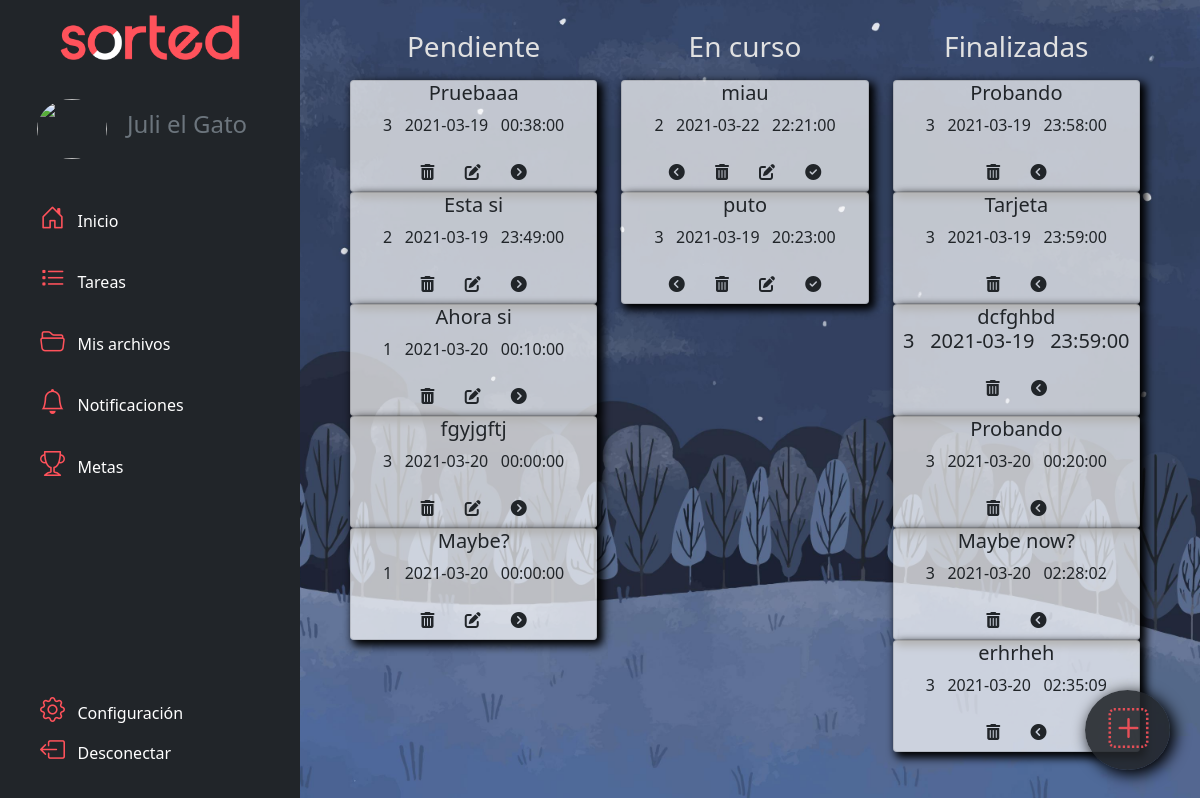
The app's page /tareas.php (signed in) with its own data.
### tables this page shows
CREATE TABLE `tareas` (
  `id_tarea` int(11) NOT NULL AUTO_INCREMENT,
  `nombre` varchar(30) NOT NULL,
  `descripcion` varchar(100) DEFAULT NULL,
  `hora` time DEFAULT NULL,
  `fecha` date DEFAULT NULL,
  `prioridad` int(11) DEFAULT NULL,
  `posicion` int(11) DEFAULT NULL,
  `estado` int(11) NOT NULL,
  `id_usuario` int(11) DEFAULT NULL,
  `avisada` int(11) DEFAULT '0',
  PRIMARY KEY (`id_tarea`)
);

### tareas.php (the view, shortened to what this page needs)
<!DOCTYPE html>
<html>
<head>
	<link rel="stylesheet" type="text/css" href="assets/css/boostrapcss/bootstrap.min.css">
	<link rel="stylesheet" href="https://cdn.jsdelivr.net/npm/bootstrap-icons@1.4.0/font/bootstrap-icons.css">
	<link rel="stylesheet" type="text/css" href="font-awesome.min.css">
	<link rel="stylesheet" type="text/css" href="assets/css/main.css">
</head>
<?php
	if (!isset($_SESSION['nombre'])){
		echo "<div style='text-align:center;position:absolute;width:100%;top:0;left:0;right:0;margin-left:auto;margin-right:auto;;z-index:10;' class='alert alert-warning alert-dismissible fade show' role='alert'><h2>No estás logeado.</h2><br><button class='btn btn-dark'><a class='text-white fs-5' href='login.php'>Inicia sesión</a></button></div>";
		die();
	} else {
		$id = $_SESSION['id'];
	}
require_once 'conn.php';
$sql = "SELECT * FROM tareas WHERE id_usuario = $id AND estado = 1 ORDER BY posicion";
$result = mysqli_query($conn, $sql);
$sql2 = "SELECT * FROM tareas WHERE id_usuario = $id AND estado = 2 ORDER BY posicion";
$result2 = mysqli_query($conn, $sql2);
$sql3 = "SELECT * FROM tareas WHERE id_usuario = $id AND estado = 3 ORDER BY posicion";
$result3 = mysqli_query($conn, $sql3);
?>
<body>
	<div class="navegador bg-dark">
		<div class="container_nav">
			<div class="text-center">
				<img class="logo" src="img/sorted.png">
				<div class="py-4 mb-3">
					<img src="img/person1.jpg" class="mr-3 rounded-circle imagen">
					<span class="nombre fs-4 mx-3 text-muted">Juli el Gato</span>
				</div>
			</div>
			<ul>
				<li class="mb-4">
					<a href="inicio.php"><i class="bi bi-house-door icon"></i> &nbsp Inicio</a>
				</li>
				<li class="mb-4">
					<a href="tareas.php"><i class="bi bi-list-task icon"></i> &nbsp Tareas</a>
				</li>
				<li class="mb-4">
					<a href="archivos.php"><i class="bi bi-folder2-open icon"></i> &nbsp Mis archivos</a>
				</li>
				<li class="mb-4">
					<a href="#"><i class="bi bi-bell icon"></i> &nbsp Notificaciones</a>
				</li>
				<li class="mb-4">
					<a href="#"><i class="bi bi-trophy icon"></i> &nbsp Metas</a>
				</li>
				<li class="mb-5 pb-4 opciones">
					<a href="#"><i class="bi bi-gear icon"></i> &nbsp Configuración</a>
				</li>
				<li class="mb-4 pb-2 opciones">
					<a href="destroy.php"><i class="bi bi-box-arrow-left icon"></i> &nbsp Desconectar</a>
				</li>
			</ul>
		</div>
	</div>
	<div class="container-fluid contenido text-center">
		<div class="row">
			<div class="col-md-4">
				<h3 class="text_gray pb-2">Pendiente</h3>
				<div class="sortable">
					<?php
					while($row = mysqli_fetch_array($result)) {
						?>
						<div class="mx-auto card" data-index="<?php echo $row['id_tarea']; ?>" data-position="<?php echo $row['posicion']; ?>">
							<div class="arrastrable">
								<h5 class="card-title" id="<?php echo $row['id_tarea'];?>"><?php echo $row['nombre'];?></h5>
								<p class="card-text"><?php echo $row['prioridad'];?> &nbsp <?php echo $row['fecha'];?> &nbsp <?php echo $row['hora'];?></p>
								<form action="pages/borrar.php" method="POST">
									<label for="borrar" class="btn"><i class="fas fa-trash-alt"></i></label>
    								<label for="editar_<?php echo $row['id_tarea'];?>" class="btn"><i class="fas fa-edit"></i></label>
									<label for="avanzar_<?php echo $row['id_tarea'];?>" class="btn"><i class="fas fa-chevron-circle-right"></i></label>
								</form>
							</div>
						</div>
					<?php
						}
					?>
				</div>
			</div>
			<div class="col-md-4">
				<h3 class="text_gray pb-2">En curso</h3>
				<div class="sortable">
					<?php
					while($row2 = mysqli_fetch_array($result2)) {
						?>
						<div class="mx-auto card" data-index="<?php echo $row2['id_tarea']; ?>" data-position="<?php echo $row2['posicion']; ?>">
							<div class="arrastrable">
								<h5 class="card-title" id="<?php echo $row2['id_tarea'];?>"><?php echo $row2['nombre'];?></h5>
								<p class="card-text"><?php echo $row2['prioridad'];?> &nbsp <?php echo $row2['fecha'];?> &nbsp <?php echo $row2['hora'];?></p>
								<form action="pages/borrar.php" method="POST">
									<label for="retroceder_<?php echo $row2['id_tarea'];?>" class="btn"><i class="fas fa-chevron-circle-left"></i></label>
									<label for="borrar2_<?php echo $row2['id_tarea'];?>" class="btn"><i class="fas fa-trash-alt"></i></label>
    								<label for="editar2_<?php echo $row2['id_tarea'];?>" class="btn"><i class="fas fa-edit"></i></label>
									<label for="completar_<?php echo $row2['id_tarea'];?>" class="btn"><i class="fas fa-check-circle"></i></label>
								</form>
							</div>
						</div>
					<?php
						}
					?>
				</div>
			</div>
			<div class="col-md-4">
				<h3 class="text_gray pb-2">Finalizadas</h3>
				<div class="sortable">
					<?php
					while($row3 = mysqli_fetch_array($result3)) {
						?>
						<div class="mx-auto card" data-index="<?php echo $row3['id_tarea']; ?>" data-position="<?php echo $row3['posicion']; ?>">
							<div class="arrastrable">
								<h5 class="card-title"><?php echo $row3['nombre'];?></h5>
								<p class="card-text"><?php echo $row3['prioridad'];?> &nbsp <?php echo $row3['fecha'];?> &nbsp <?php echo $row3['hora'];?></p>
								<form action="pages/borrar.php" method="POST">
									<label for="borrar3_<?php echo $row3['id_tarea'];?>" class="btn"><i class="fas fa-trash-alt"></i></label>
									<label for="retroceder2_<?php echo $row3['id_tarea'];?>" class="btn"><i class="fas fa-chevron-circle-left"></i></label>
								</form>
							</div>
						</div>
					<?php
						}
					?>
				</div>
			</div>
		</div>
		<div onclick="nuevaTarea()">
			<a class="tarea_nueva rounded-circle text-white" href="#"><i style="font-size: 40px;padding-left:2px;" class="bi bi-plus-square-dotted nt"></i></a>
		</div>
	</div>
</body>
</html>

### assets/css/main.css (style rules this page uses)
body { height: 100vh; background: url('../../img/fondo6.jpg'); background-position: center; background-repeat: no-repeat; background-size: cover; background-attachment: fixed; }
a:link, a:visited, a:active { color: white; text-decoration: none; }
li { list-style-type: none; }
ul { text-indent: 20px; margin: 0; padding: 0; }
.logo { width: 180px; padding-top: 15px; padding-bottom: 15px; }
.imagen { width: 70px; height: 60px; }
.icon { font-size: 25px; color: #ff525b; }
.navegador { width: 300px; height: 100vh; display: inline-block; background-color: rgba(33, 37, 41, 0.95); position: fixed; }
.nombre { color: white; }
.opciones { text-indent: 20px; position: absolute; bottom: 0; }
.contenido { padding: 30px 60px 30px 350px; }
.text_gray { color: #E1E1E1; }
.card { background-color: rgba(255, 255, 255, 0.7); box-shadow: 4px 4px 8px 2px #000000; }
.tarea_nueva { width: 85px; height: 80px; position: fixed; bottom: 0; right: 0; margin: 30px; padding-top: 8px; background-color: rgba(33, 37, 41, 0.88); box-shadow: 4px 4px 15px 1px #000000; }
.nt { color: rgba(255, 82, 91, 0.88); }

### records on screen
tareas: nombre "Pruebaaa", prioridad "3", fecha "2021-03-19", hora "00:38:00"
tareas: nombre "Esta si", prioridad "2", fecha "2021-03-19", hora "23:49:00"
tareas: nombre "Ahora si", prioridad "1", fecha "2021-03-20", hora "00:10:00"
tareas: nombre "fgyjgftj", prioridad "3", fecha "2021-03-20", hora "00:00:00"
tareas: nombre "Maybe?", prioridad "1", fecha "2021-03-20", hora "00:00:00"
tareas: nombre "miau", prioridad "2", fecha "2021-03-22", hora "22:21:00"
tareas: nombre "puto", prioridad "3", fecha "2021-03-19", hora "20:23:00"
tareas: nombre "Probando", prioridad "3", fecha "2021-03-19", hora "23:58:00"
tareas: nombre "Tarjeta", prioridad "3", fecha "2021-03-19", hora "23:59:00"
tareas: nombre "dcfghbd", prioridad "3", fecha "2021-03-19", hora "23:59:00"
tareas: nombre "Probando", prioridad "3", fecha "2021-03-20", hora "00:20:00"
tareas: nombre "Maybe now?", prioridad "3", fecha "2021-03-20", hora "02:28:02"
tareas: nombre "erhrheh", prioridad "3", fecha "2021-03-20", hora "02:35:09"
